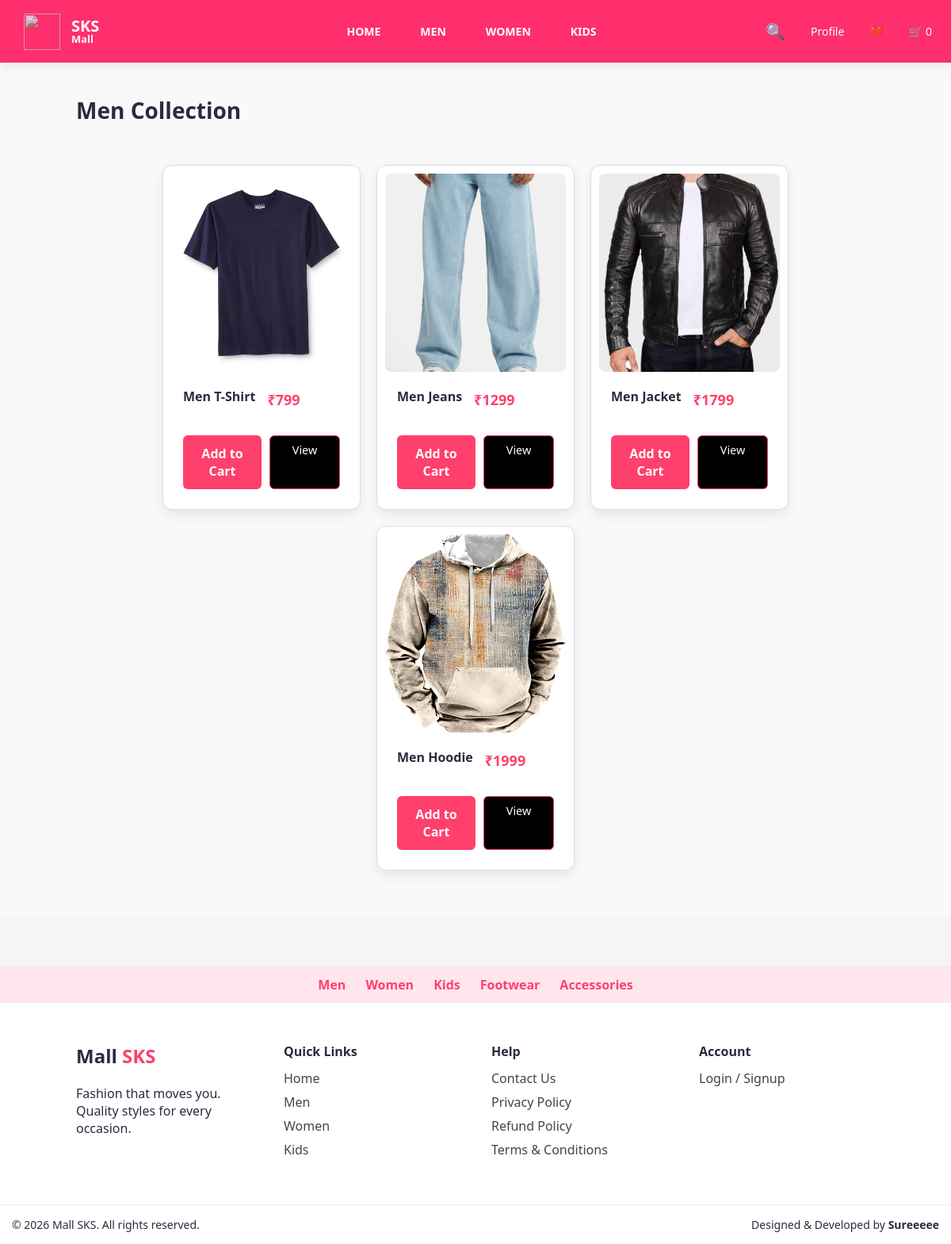
Page /category/men on the committed database.
### models/product.py (models this page shows)
class Product(db.Model):
    id = db.Column(db.Integer, primary_key=True)
    name = db.Column(db.String(100), nullable=False)
    price = db.Column(db.Integer, nullable=False)
    category = db.Column(db.String(50))   # men/women/kids
    type = db.Column(db.String(50))       # jeans/shirt/saree
    color = db.Column(db.String(30))
    brand = db.Column(db.String(50))
    image = db.Column(db.String(200))

### app.py (the view)
@app.route("/category/<name>")
def category(name):
    products = Product.query.filter_by(category=name).all()
    return render_template("category.html", products=products, category=name)

### templates/category.html (shortened to what this page needs)
<!DOCTYPE html>
<html lang="en">
<head>
    <link rel="stylesheet" href="{{ url_for('static', filename='css/style.css') }}">
</head>
<body>
{% include "header.html" %}
<section class="category-section">
    <h2 class="category-title">{{ category | title }} Collection</h2>
    <div class="product-grid">
        {% for product in products %}
        <div class="product-card">
           <img src="{{ url_for('static', filename=product.image) }}" alt="{{ product.name }}">
            <div class="product-info">
                <h3>{{ product.name }}</h3>
                <p class="price">₹{{ product.price }}</p>
            </div>
            <div class="product-actions">
                <a href="/add/{{ product.id }}" class="btn-cart">Add to Cart</a>
                <a href="/product/{{ product.id }}" class="btn-buy">View</a>
            </div>
        </div>
        {% endfor %}
    </div>
</section>
{% include "footer.html" %}
</body>
</html>

### static/css/style.css (style rules this page uses)
* { box-sizing: border-box; }
html, body { width: 100%; overflow-x: hidden; }
body { font-family: "Segoe UI", Arial, sans-serif; margin: 0; background-color: #f5f5f6; color: #282c3f; }
h2 { margin-bottom: 20px; }
body { margin: 0; font-family: "Segoe UI", Arial, sans-serif; background: #f5f5f6; color: #282c3f; }
body { animation: fadePage 0.6s ease-in; }
.category-section { padding: 40px 8%; background: #f9f9f9; }
.category-title { font-size: 28px; font-weight: 700; margin-bottom: 30px; }
.product-grid { display: grid; grid-template-columns: repeat(auto-fit, minmax(240px, 1fr)); gap: 25px; }
.product-card { background: #fff; border-radius: 12px; box-shadow: 0 6px 15px rgba(0,0,0,0.08); overflow: hidden; transition: transform 0.3s ease; }
.product-card img { width: 100%; height: 260px; object-fit: cover; }
.product-info { padding: 15px; }
.product-info h3 { font-size: 16px; margin-bottom: 8px; }
.price { font-size: 18px; font-weight: bold; color: #ff3f6c; }
.product-actions { display: flex; gap: 10px; padding: 15px; }
.btn-cart, .btn-buy { flex: 1; text-align: center; padding: 10px 0; border-radius: 6px; font-weight: 600; text-decoration: none; transition: 0.3s; }
.btn-cart { background: #ff3f6c; color: #fff; }
.btn-buy { border: 1px solid #ff3f6c; color: #ff3f6c; }
.btn-wishlist, .btn-cart, .btn-buy { padding: 12px 18px; border-radius: 6px; font-weight: 600; text-decoration: none; transition: 0.3s; }
.btn-buy { background: #000; color: #fff; }
* { margin: 0; padding: 0; box-sizing: border-box; font-family: "Segoe UI", sans-serif; }
body { margin: 0; padding: 0; }
.product-card img { width: 100%; height: 250px; object-fit: cover; border-radius: 8px; }
.product-card { width: 250px; border: 1px solid #ddd; padding: 10px; text-align: center; }
.product-grid { display: grid; grid-template-columns: repeat(auto-fit, minmax(220px, 1fr)); gap: 20px; }
.product-grid { display: grid; grid-template-columns: repeat(4, 1fr); gap: 20px; padding: 20px; }
.product-grid { display: flex; flex-wrap: wrap; gap: 20px; justify-content: center; }
.card-btn, .btn-buy { text-decoration: none; padding: 8px 12px; border-radius: 6px; font-size: 0.9rem; font-weight: 500; transition: background 0.2s; }
.product-info { display: flex; align-items: center; gap: 15px; }

### rows in the picture
Product: image (picture), name "Men T-Shirt", price "799"
Product: image (picture), name "Men Jeans", price "1299"
Product: image (picture), name "Men Jacket", price "1799"
Product: image (picture), name "Men Hoodie", price "1999"

### other values in the picture
{{ session.get("cart", {})|length }} "0"
{{ category | title }} "Men"
